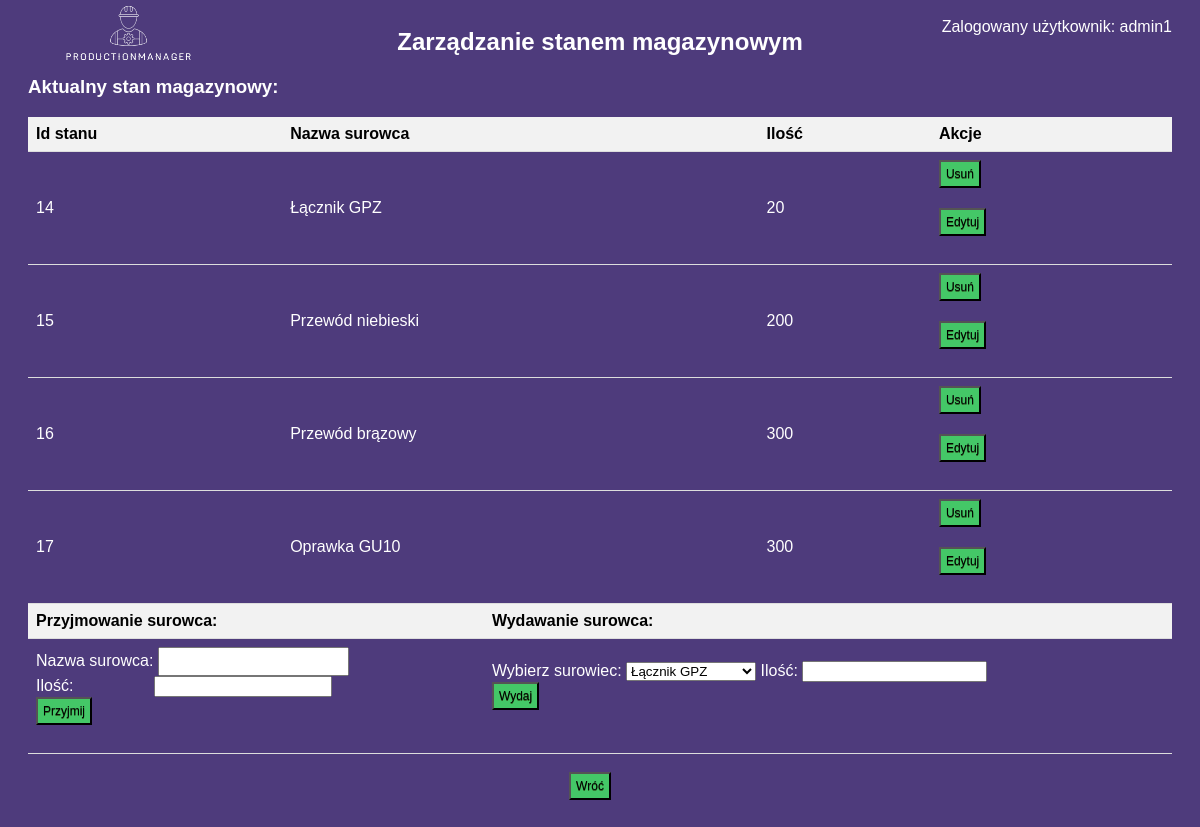
/zarzadzaj-stanem-magazynowym.php (signed in), run on the app's committed database.
### tables this page shows
CREATE TABLE `stan_magazynowy` (
  `id_stanu` int(11) NOT NULL,
  `nazwa` varchar(255) NOT NULL,
  `ilosc` int(11) NOT NULL
);

### zarzadzaj-stanem-magazynowym.php (the view, shortened to what this page needs)
<!DOCTYPE html>
<html>
<head>
    <link rel="stylesheet" type="text/css" href="css\zarzadzaj-zleceniami.css">
</head>
<body>
<?php
$host = "localhost";
$dbname = "w64879_projekt";
$username = "root";
$password = "";
try {
    $db = new PDO("mysql:host=$host;dbname=$dbname", $username, $password);
    $db->setAttribute(PDO::ATTR_ERRMODE, PDO::ERRMODE_EXCEPTION);
} catch (PDOException $e) {
    die("Błąd połączenia z bazą danych: " . $e->getMessage());
}
function getStanMagazynowy() {
    global $db;
    $stmt = $db->query("SELECT * FROM stan_magazynowy");
    return $stmt->fetchAll(PDO::FETCH_ASSOC);
}
$stanMagazynowy = getStanMagazynowy();
?>
<p style="text-align: right; zindex: 1; margin-top: -10px;">Zalogowany użytkownik: <?php echo $_SESSION['username']; ?></p>
    <img style="zindex: -9; margin-top: -85px;" class="logo" src="img/logo.png" width="200px">
   <center><h2 style="margin-top: -65px;">Zarządzanie stanem magazynowym</h2></center>
<h3>Aktualny stan magazynowy:</h3>
<table>
    <tr>
        <th>Id stanu</th>
        <th>Nazwa surowca</th>
        <th>Ilość</th>
        <th>Akcje</th>
    </tr>
    <?php foreach ($stanMagazynowy as $surowiec) { ?>
        <tr>
            <td><?php echo $surowiec['id_stanu']; ?></td>
            <td><?php echo $surowiec['nazwa']; ?></td>
            <td><?php echo $surowiec['ilosc']; ?></td>
            <td>
                <form action="zarzadzaj-stanem-magazynowym.php" method="POST">
                    <input type="submit" name="usun" value="Usuń" class="bzaloguj">
                </form>
                <form action="zarzadzaj-stanem-magazynowym.php" method="POST">
                    <input type="submit" name="edytuj" value="Edytuj" class="bzaloguj">
                </form>
            </td>
        </tr>
    <?php } ?>
</table>
    <table>
        <tr>
            <th>Przyjmowanie surowca:</th>
            <th>Wydawanie surowca:</th>
        </tr>
        <tr>
            <td><form action="zarzadzaj-stanem-magazynowym.php" method="POST">
    <label for="nazwa">Nazwa surowca:</label>
    <input type="text" name="nazwa" required><br>
    <label for="ilosc">Ilość:</label>
    <input style="margin-left: 76px; width: 170px;"  type="number" name="ilosc" required><br>
    <input type="submit" name="przyjmij" value="Przyjmij" class="bzaloguj">
</form></td>
            <td><form action="zarzadzaj-stanem-magazynowym.php" method="POST">
    <label for="id">Wybierz surowiec:</label>
    <select name="id" required>
        <?php foreach ($stanMagazynowy as $surowiec) { ?>
            <option value="<?php echo $surowiec['id_stanu']; ?>"><?php echo $surowiec['nazwa']; ?></option>
        <?php } ?>
    </select>
    <label for="ilosc_wydawana">Ilość:</label>
    <input type="number" name="ilosc_wydawana" required><br>
    <input type="submit" name="wydaj" value="Wydaj" class="bzaloguj">
</form>
</td>
        </tr>
		  </table><br><center>
		  <a href="index.php"><input type="submit" value="Wróć" class="bzaloguj"></a>
		</center>
</body>
</html>

### CSS/zarzadzaj-zleceniami.css (style rules this page uses)
body { background-color: #4E3B7C; font-family: Tahoma, sans-serif; color: #fff; padding: 20px; }
.bzaloguj { background-color:#44c767; display:inline-block; cursor:pointer; color:#000; font-family:Arial; font-size:12px; padding:4px 15px; text-decoration:none; text-shadow:0px 1px 0px #2f6627; }
h2 { color: #fff; }
p { color: #fff; }
form { margin-bottom: 20px; }
input[type="date"], input[type="text"], input[type="submit"] { padding: 5px; margin-right: 10px; }
table { width: 100%; border-collapse: collapse; }
th, td { padding: 8px; text-align: left; border-bottom: 1px solid #ddd; }
th { background-color: #f2f2f2; color: #000; }
a { color: #fff; text-decoration: none; margin-right: 10px; }
img { vertical-align: middle; margin-right: 5px; }
h3 { margin-top: 20px; }

### zarzadzaj-stanem-magazynowym.php (style rules this page uses)
table { width: 100%; border-collapse: collapse; }
th, td { padding: 8px; text-align: left; border-bottom: 1px solid #ddd; }
th { background-color: #f2f2f2; }

### data on the page
stan_magazynowy: id_stanu "14", nazwa "Łącznik GPZ", ilosc "20"
stan_magazynowy: id_stanu "15", nazwa "Przewód niebieski", ilosc "200"
stan_magazynowy: id_stanu "16", nazwa "Przewód brązowy", ilosc "300"
stan_magazynowy: id_stanu "17", nazwa "Oprawka GU10", ilosc "300"

### other printed values
$_SESSION['username'] "admin1"
form field id "Łącznik GPZ"
